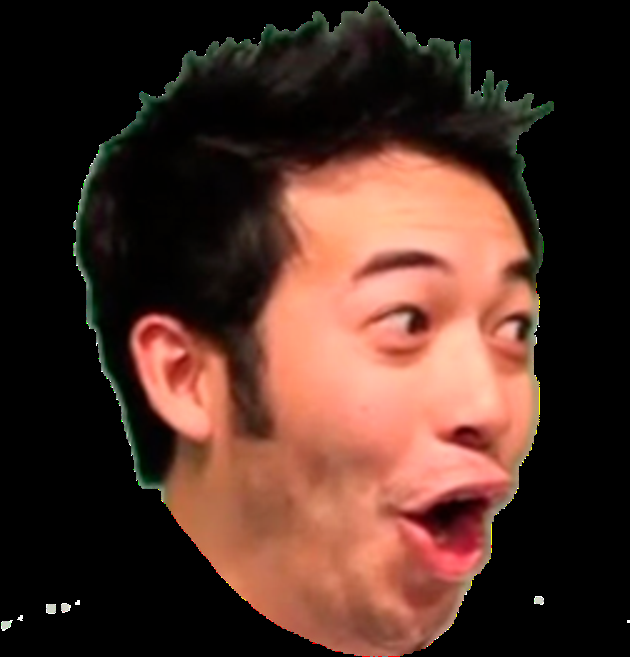
//> input picture OpenCV_Project/OpenCV_Project/pogchamp.png, 630 x 657 px, given in place of the camera
$ ./OpenCV_Project   (built with g++ and OpenCV 4)
//> lines starting //> are read from the running program, lines starting //| are printed output that depends on the picture; after the words box and inside, x2 and y2 are one past the last pixel; in counts of white or black regions, pixels touching at a corner belong together
#include "opencv2/objdetect.hpp"
#include "opencv2/highgui.hpp"
#include "opencv2/imgproc.hpp"
#include <iostream>
#include <windows.h>

using namespace std;
using namespace cv;

void detectAndDisplay(Mat frame);
int choise = 0;

// Globalna zmienna z wczytywaniem pliku zdjęcia do zmiennej
Mat imagePogchamp = imread("pogchamp.png", IMREAD_UNCHANGED);
Mat imageKappa = imread("kappa.png", IMREAD_UNCHANGED);
Mat imageWutface = imread("wutface.png", IMREAD_UNCHANGED);

Mat lastFrame;

CascadeClassifier face_cascade; // Stosowanie klasyfikatora żeby wykryć twarze zapisane w kaskadach
CascadeClassifier eyes_cascade; // Stosowanie klasyfikatora żeby wykryć oczy zapisane w kaskadach

void overlayImage(Mat* src, Mat* overlay, const Point& location)
{
	// overlayImage() to funkcja która nakłada, obraz na inny obraz.
	// W moim przypadku pod-obrazem jest kamera, nad-obrazem któryś z image.png

	for (int y = max(location.y, 0); y < src->rows; ++y)
	{
		int fY = y - location.y;

		if (fY >= overlay->rows)
			break;

		for (int x = max(location.x, 0); x < src->cols; ++x)
		{
			int fX = x - location.x;

			if (fX >= overlay->cols)
				break;

			double opacity = ((double)overlay->data[fY * overlay->step + fX * overlay->channels() + 3]) / 255;

			for (int c = 0; opacity > 0 && c < src->channels(); ++c)
			{
				unsigned char overlayPx = overlay->data[fY * overlay->step + fX * overlay->channels() + c];
				unsigned char srcPx = src->data[y * src->step + x * src->channels() + c];
				src->data[y * src->step + src->channels() * x + c] = srcPx * (1. - opacity) + overlayPx * opacity;
			}
		}
	}

}

int main(int argc, const char** argv)
{

	// Wczytywanie kaskady twarzy i oczu z plików xml
	string FaceCascadeName = "haarcascade_frontalface_default.xml";
	string EyeCascadeName = "haarcascade_eye.xml";

	if (!face_cascade.load(FaceCascadeName)) {
		cout << "Error: Wczytywanie kaskady \"FaceCascadeName\" | ABORTING" << endl;
		return 0;
	}

	if (!eyes_cascade.load(EyeCascadeName)) {
		cout << "Error: Wczytywanie kaskady \"EyeCascadeName\" | ABORTING" << endl;
		return 0;
	}

	int camera_device = 0; // Załadowanie domyślnej kamery systemu
	VideoCapture capture; // Tworzenie obiektu z którego można zczytywać pojedyńcze klatki

	cout << "Ktorym memem chcesz sie stac:" << endl;
	cout << "1. \"Kappa\"" << endl;
	cout << "2. \"Pogchamp\"" << endl;
	cout << "3. \"Wutface\"" << endl;
	cin >> choise;
//> the answer given: 1

	if (choise != 1 && choise != 2 && choise != 3) {

		while (choise != 1 && choise != 2 && choise != 3) {
			system("cls");
			cout << "Ktorym memem chcesz sie stac:" << endl;
			cout << "1. \"Kappa\"" << endl;
			cout << "2. \"Pogchamp\"" << endl;
			cout << "3. \"Wutface\"" << endl;
			cin >> choise;
		}

		capture.open(camera_device);
		if (!capture.isOpened()) {
			cout << "Error: Otwieranie okna kamery | ABORTING" << endl;
			return 0;
		}

		Mat frame; // Utworzenie obiektu z pojedyńczą klatką

		// Odświeżanie obrazu (nadpisywanie obiektu frame, nowym frame'em przechwyconym z kamerki
		system("cls");
		while (capture.read(frame))
		{
			if (frame.empty()) {
				cout << "Error: Nie odczytano klatki | ABORTING" << endl;
				break;
			}

			// Stosowanie klasyfikatora żeby wykryć twarze, oczy lub inne elementy zapisane w kaskadach
			// oraz różne działania na nich (skalowanie, obracanie, filtry itp. itd.)
			detectAndDisplay(frame);

			if (waitKey(10) == 27) {
				break; // Wyjście z programu (klawisz Esc)
			}

		}

	}
	else {

		capture.open(camera_device);
		if (!capture.isOpened()) {
			cout << "Error: Otwieranie okna kamery | ABORTING" << endl;
			return 0;
		}

		Mat frame; // Utworzenie obiektu z pojedyńczą klatką

		// Odświeżanie obrazu (nadpisywanie obiektu frame, nowym frame'em przechwyconym z kamerki
		system("cls");
		while (capture.read(frame))
		{
//> frame is the input picture: 657 rows x 630 cols, CV_8UC3; mean B, G, R 38.3, 48, 77.4
			if (frame.empty()) {
				cout << "Error: Nie odczytano klatki | ABORTING" << endl;
				break;
			}

			// Stosowanie klasyfikatora żeby wykryć twarze, oczy lub inne elementy zapisane w kaskadach
			// oraz różne działania na nich (skalowanie, obracanie, filtry itp. itd.)
			detectAndDisplay(frame);

			if (waitKey(10) == 27) {
				break; // Wyjście z programu (klawisz Esc)
			}

		}
	}

	// Otworzenie okna z przechwyconym obrazem
	return 0;
}

void detectAndDisplay(Mat frame) {

	Size okno = Size();
	okno.width = 600;
	okno.height = 400;

	resize(frame, frame, okno);
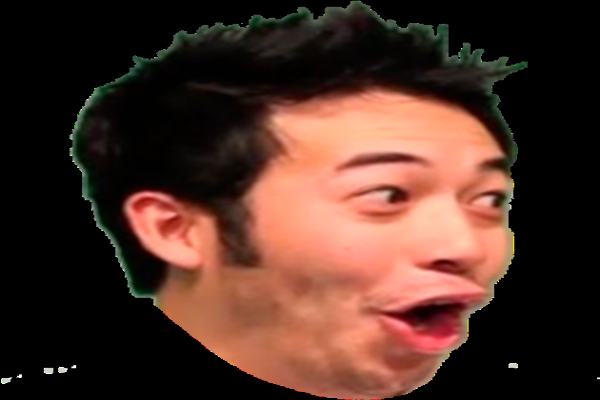
//> frame: 400 rows x 600 cols, CV_8UC3; mean B, G, R 38.3, 48, 77.3

	// Przefiltrowanie klatki na czarno-biało (ponieważ kaskady działają tylko na czarno-biało)
	Mat frame_gray;
	cvtColor(frame, frame_gray, COLOR_BGR2GRAY);
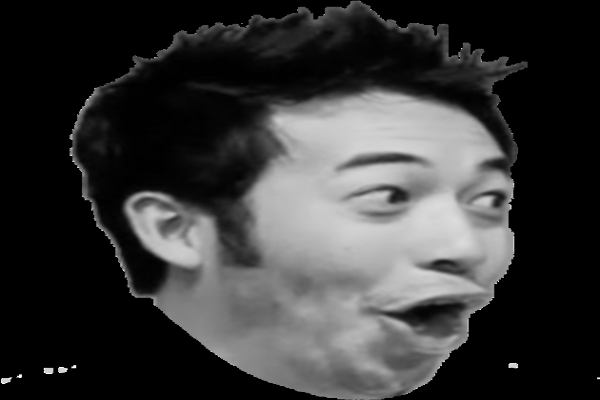
//> frame_gray: 400 rows x 600 cols, CV_8UC1; min 0, max 255, mean 55.7

	// Wykrycie twarzy i przypisanie jej do tablicy (wektora) faces
	vector<Rect> faces;
	face_cascade.detectMultiScale(frame_gray, faces);
//> faces = 1 Rect (x, y, width, height): [280, 80, 290, 290]

	for (size_t i = 0; i < faces.size(); i++) {

		// Wyszukiwanie centrum twarzy
		Point center(faces[i].x + faces[i].width / 2, faces[i].y + faces[i].height / 2);

		// Wycięcie z klatki tylko twarz
		Mat faceROI = frame_gray(faces[i]);

		// Wyszukiwanie oczu i przypisanie ich do tablicy (wektora) eyes (szukanie tylko w obrębie twarzy)
		vector<Rect> eyes;
		eyes_cascade.detectMultiScale(faceROI, eyes);

		// Stworzenie kopii globalnej zmiennej ze zdjęciem (i dobranie zdjęcia)
		Mat image = Mat();
			if (choise == 1) image = imageKappa;
			else if (choise == 2) image = imagePogchamp;
			else image = imageWutface;
		Mat image_out = image;

		// Jeśli znalazło więcej niż jedno oko przeskaluje obraz do twarzy
		if (eyes.size() > 1) {

			// Dobranie skali
			double scale = 0;

			if(choise == 1) scale = sqrt(pow(eyes[0].x - eyes[1].x, 2) + pow(eyes[0].y - eyes[1].y, 2)) / (okno.width/5);
			else if(choise == 2) scale = sqrt(pow(eyes[0].x - eyes[1].x, 2) + pow(eyes[0].y - eyes[1].y, 2)) / (okno.width/4.5);
			else if (choise == 3) scale = sqrt(pow(eyes[0].x - eyes[1].x, 2) + pow(eyes[0].y - eyes[1].y, 2)) / (okno.width/4.8);

			Size average = Size(); // Zmienna pomocnicza
			average.width = (frame.cols + lastFrame.cols) / 2 * scale;
			average.height = (frame.rows + lastFrame.cols) / 2 * scale;

			// Skalowanie elementu (zdjęcia) do podanej skali (wejście - image, wyjście - image_out)
			resize(image, image_out, average);

			// Obliczanie punktu centralnego zdjęcia żeby pokryć go z punktem centralnym twarzy
			Point ImgPos(center.x - (image_out.cols / 2), center.y - (image_out.rows / 2));
			overlayImage(&frame, &image_out, ImgPos); // Nałożenie obrazu na kamerę (modyfikacja klatki w pamięci, nie wizualnie)

		}

	}
//> this loop made 1 pass
//> (center, scale, ImgPos) on pass 1: (Point(425, 225), 1.06, Point(266, 119))
//> pass 1, in detectAndDisplay, `Mat faceROI = frame_gray(faces[i]);`:
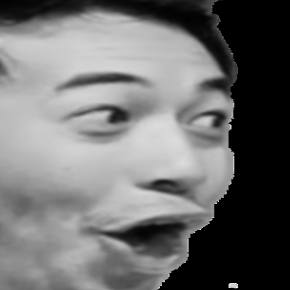
//> faceROI: 290 rows x 290 cols, CV_8UC1; min 0, max 247, mean 110.6
//> pass 1, in detectAndDisplay, `resize(image, image_out, average);`:
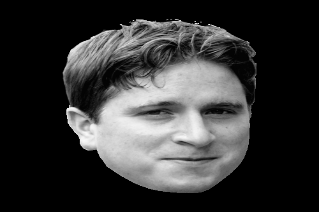
//> image_out: 212 rows x 319 cols, CV_8UC4; mean B, G, R, A 52.6, 52.6, 52.6, 101.1
//> pass 1, in detectAndDisplay, `overlayImage(&frame, &image_out, ImgPos);`:
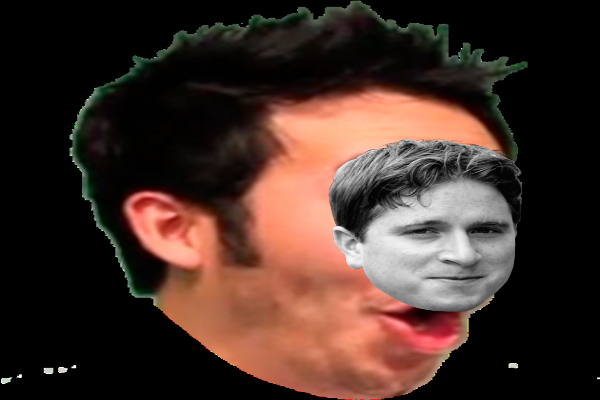
//> frame: 400 rows x 600 cols, CV_8UC3; 17.26% of pixels changed, all inside (x1, y1, x2, y2) = (266, 119, 523, 331)
//> the Esc key is pressed

	lastFrame = frame;

	// Wywołanie zdjęcia na kamerze
	imshow("Projekt NAI - Filip Dobrzyniewicz [s16739]", frame);

}
